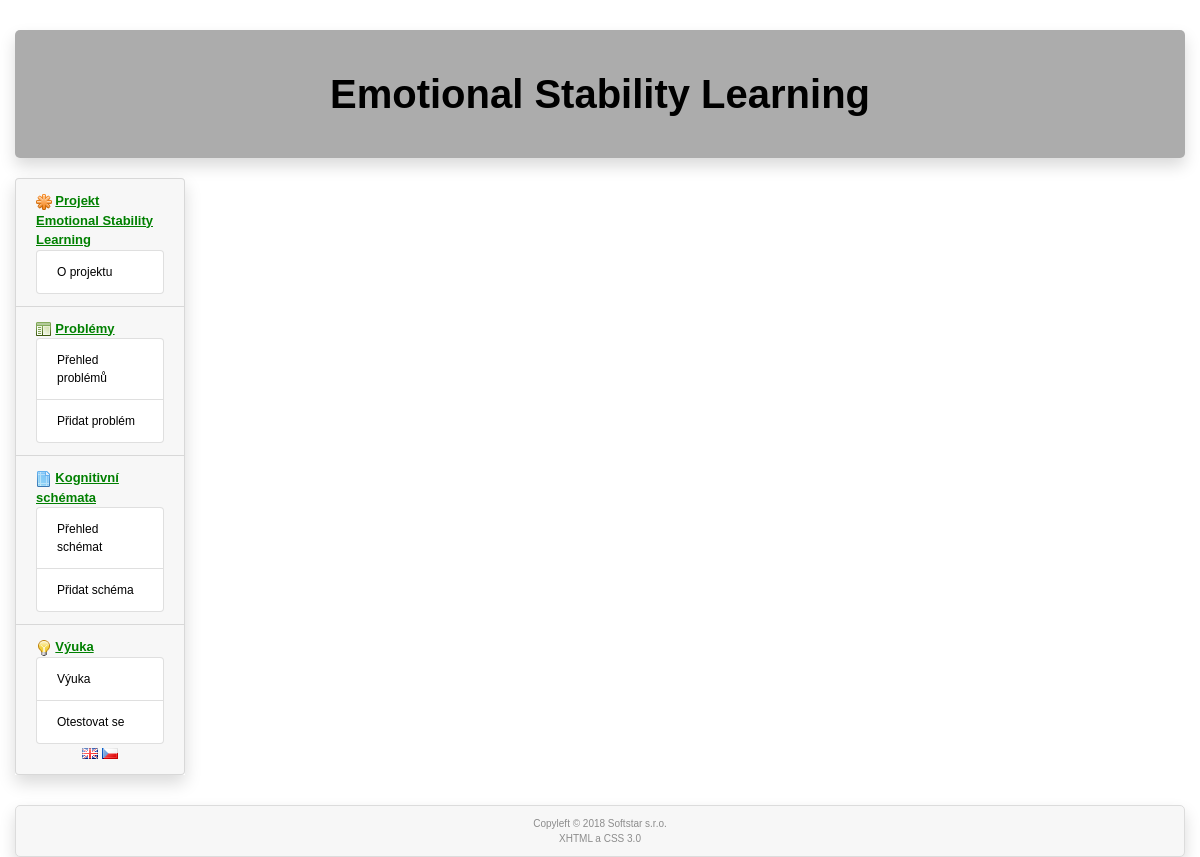
The page /cs/answer-new/1 on the database as committed earlier.
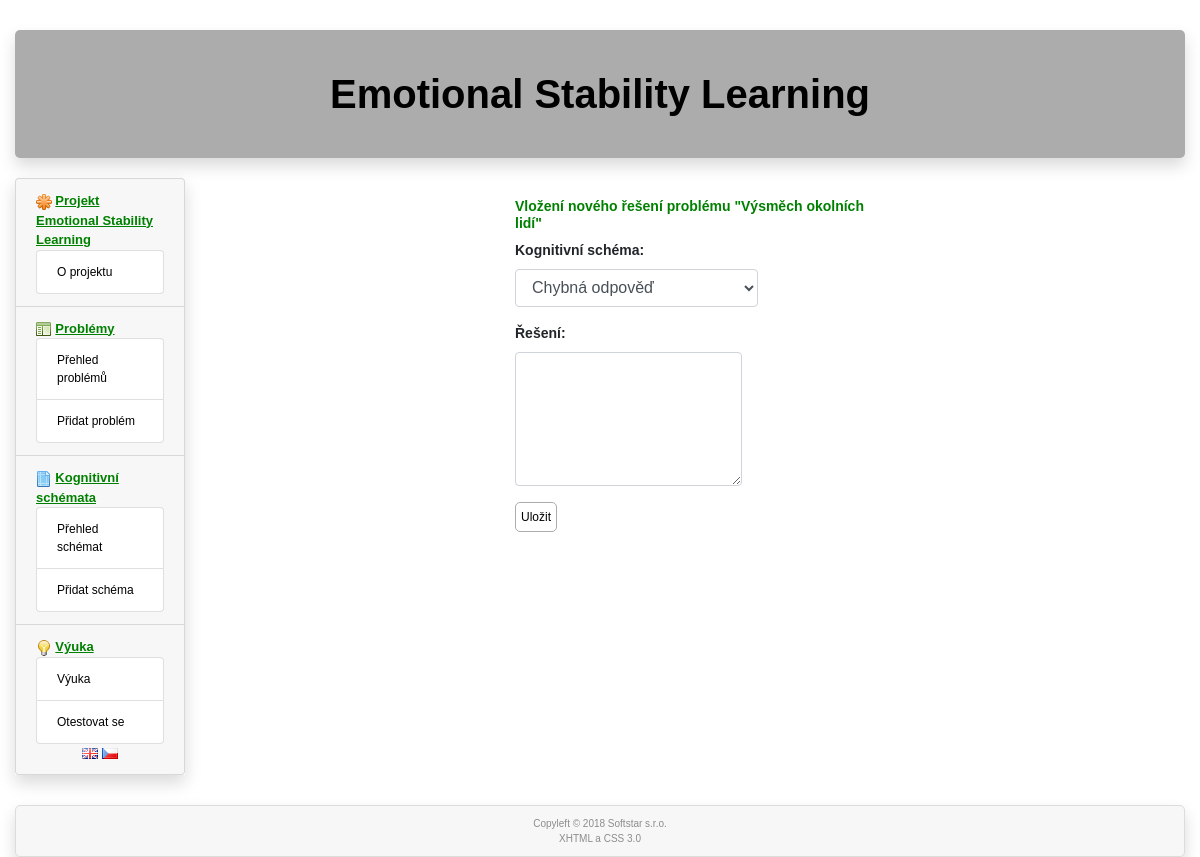
The same page on the database as committed later.
### tables this page shows
CREATE TABLE `problem` (
  `id` int(11) NOT NULL,
  `id_lang` int(11) NOT NULL,
  `name` varchar(60) NOT NULL,
  `description` text,
  `deleted` int(1) NOT NULL DEFAULT '0'
);

### www/administrator/includes/index.php (called while the page is built, shortened)
<?php
  $uri = array($_SERVER['REQUEST_URI']);
  $tmp = preg_split("/\//", $uri[0]);
  $lang = $tmp[1];
  $router = RouterController::getInstance();
  $router->ctrMain(array($_SERVER['REQUEST_URI']));
  $router->showView();
?>

### www/administrator/includes/controllers/AnswerNewController.php (called while the page is built, shortened)
<?php
class AnswerNewController extends Controller
{
  public function ctrMain($parameters)
  {
    $problemModel = new ProblemModel();
    $cschemaModel = new CSchemaModel();
    $idp = array_shift($parameters);
    $problem = $problemModel->selectById(htmlspecialchars($idp, ENT_QUOTES));
    $cschemas = $cschemaModel->selectAll();
  }
}
?>

### www/administrator/models/DbModel.php (called while the page is built, shortened)
<?php
  class DbModel extends cdb
  {
    static private $instance = null;
    static function getInstance()
    {
      if (self::$instance == null)
      {
        self::$instance = new DbModel();
      }
      return self::$instance;
    }
    function selectOne($table, array $keys)
    {
      $query = "select * from $table where";
      $i = 0;
      foreach($keys as $name => $value)
      {
        if ($i)
        {
          $query .= " and $name=$value";
        }
        else
        {
          $query .= " $name=$value";
          $i = 1;
        }
      }
      $query .= ";";
      if (!$this->query($query))
      {
        RouterController::getInstance()->setError("DbModel::selectOne():".$this->get_error().'<br /><br />'.$query.'<br />');
      }
      $arr = $this->get_array();
      return $arr;
    }
    function selectArray(array $tables, array $collums, array $keys, $order = '')
    {
      $query = "select ";
      $i = 0;
      foreach($collums as $collum)
      {
        if ($i)
        {
          $query .= ", $collum";
        }
        else
        {
          $query .= "$collum";
          $i = 1;
        }
      }
      $query .= " from ";
      $i = 0;
      foreach($tables as $table)
      {
        if ($i)
        {
          $query .= ", $table";
        }
        else
        {
          $query .= "$table";
          $i = 1;
        }
      }
      if (!empty($keys))
      {
        $query .= " where";
        $i = 0;
        foreach($keys as $name => $value)
        {
          if ($i)
          {
            $query .= " and $name=$value";
          }
          else
          {
            $query .= " $name=$value";
            $i = 1;
          }
        }
      }
      if ($order != '') {
        $query .= " order by $order;";
      }
      else
      {
        $query .= ';';
      }
      if (!$this->query($query))
      {
        RouterController::getInstance()->setError('DbModel::selectArray():'.$this->get_error().'<br /><br />'.$query.'<br />');
      }
      else
      {
        $i = 0;
        while ($item=$this->get_array())
        {
          if (!empty($item))
          {
            $arr[$i] = $item;
            $i++;
          }
        }
      }
      return $arr;
    }
  }
?>

### www/administrator/models/ProblemModel.php (called while the page is built, shortened)
<?php
class ProblemModel
{
    public function selectById($id)
  {
    $db = DbModel::getInstance();
    $problem = $db->selectOne('problem', array ('id' => $id));
    return $problem;
  }
}
?>

### www/administrator/models/cdb.php (called while the page is built, shortened)
<?php
class cdb {
  private $data, $querystring, $error, $conn;
  public $server, $user, $password, $db_name;
  function __construct()
  {
    require("./administrator/cfg/sql.php");
    $this->conn = null;
  }
  function connect() {
    $options=array(
      PDO::ATTR_ERRMODE => PDO::ERRMODE_EXCEPTION,
      PDO::MYSQL_ATTR_INIT_COMMAND => "SET NAMES utf8"
      );
    try {
            $this->conn = @new PDO("mysql:host=".$this->server.";dbname=".$this->db_name, $this->user, $this->password, $options);
    } catch (PDOException $e) {
        $error = 'DB connection failed: ' . $e->getMessage();
    }
    return(1);
  }
  function query($dotaz) {
    $error = '';
    try {
      $this->data=$this->conn->prepare($dotaz);
    } catch (PDOException $e) {
      $error = 'Preparation of query failed: ' . $e->getMessage();
      $this->data=null;
    }
    $result2 = 0;
    if ($error == '')
    {
      try {
          $result2 = $this->data->execute();
      } catch (PDOException $e) {
          $error = 'Execution of query failed: ' . $e->getMessage();
          $this->data=null;
      }
    }
    else
    {
      $this->error = $error;
      $result2 = false;
    }
    if ($result2) { return 1; }
    else  {return 0;}
  }
  function get_array() {
    $arr = array();
    if ($this->data) $arr = $this->data->fetch(PDO::FETCH_ASSOC);
    if (!empty($arr)) {return ($arr); }
    else { return 0; }
  }
};
?>

### www/administrator/cfg/sql.php (called while the page is built)
<?php
  $this->server='localhost';
  $this->user='emotions';
  $this->password='3M0710n5@#';
  $this->db_name='emotions';
?>

### www/administrator/includes/controllers/RouterController.php (called while the page is built, shortened)
<?php
class RouterController extends Controller
{
  protected $controller;
  private function camelNotation($text)
  {
    $sentence = str_replace('-', ' ', $text);
    $sentence = ucwords($sentence);
    $sentence = str_replace(' ', '', $sentence);
    return $sentence;
  }
  private function parseURL($url)
  {
    $parsedURL = parse_url($url);
    $parsedURL["path"] = ltrim($parsedURL["path"], "/");
    $parsedURL["path"] = trim($parsedURL["path"]);
    $divPath = explode("/", $parsedURL["path"]);
    return $divPath;
  }
  public function ctrMain($parameters)
  {
      $parsedURL = $this->parseURL($parameters[0]);
      global $expressions, $lang;
      $tmp = array_shift($parsedURL);
    if (empty($parsedURL[0]))
    {
      $this->controller = new HomePageController();
    }
    else
    {
      $view = array_shift($parsedURL);
      $controllerClass = $this->camelNotation($view) . 'Controller';
      if (file_exists('./administrator/includes/controllers/' . $controllerClass . '.php'))
      {
        if ($view == 'error')
        {
          $this->controller = new $controllerClass('');
        }
        else
        {
          $this->controller = new $controllerClass;
        }
      }
      else
      {
        $this->controller= new ErrorController($expressions['Error 404: page not found']);
      }
    }
    $this->controller->ctrMain($parsedURL);
  }
}
?>

### www/administrator/models/CSchemaModel.php (called while the page is built, shortened)
<?php
class CSchemaModel
{
    public function selectAll()
    {
        global $lang;
        $db = DbModel::getInstance();
        $langModel = new LanguagesModel();
        $language = $langModel->selectByTextId("'".htmlspecialchars($lang, ENT_QUOTES)."'");
        $cog_schemas = $db->selectArray(array ('cog_schema'), array ('*'), array ('id_lang' => $language['id']), 'id asc');
        return $cog_schemas;
    }
}
?>

### www/administrator/models/LanguagesModel.php (called while the page is built, shortened)
<?php
class LanguagesModel
{
  public function selectByTextId($id)
  {
      $db = DbModel::getInstance();
      $language = $db->selectOne('languages', array ('text_id' => $id));
      return $language;
  }
}
?>

### www/administrator/includes/views/answerNew.phtml (the view, shortened to what the changed rows need)
<?php global $expressions, $lang; ?>
        <div class="col-sm-3"></div>
        <div class="col-sm-4">
        <h4><?=$expressions['Add new solution of the problem']?> "<?php echo($problem['name']); ?>"</h4>
          <form method="post" action="http://<?= $this->siteName."/$lang" ?>/answer-add">
            <div class="form-group">
              <label for="idcs"><?=$expressions['Cognitive schema']?>:</label>
              <select class="form-control" id="idcs" name="idcs">
              <?php
                foreach($cschemas as $cschema)
                {
                  echo("                  <option value=\"".$cschema['id']."\" >".$cschema['name']."</option>\n");
                }
              ?>
            </select>
            </div>
            <div class="form-group">
              <label for="name"><?=$expressions['Solution']?>:</label>
              <textarea class="form-control" rows="5" id="name" name="name"></textarea>
            </div>
            <button type="submit" name="answers" value="Save"><?=$expressions['Save']?></button>
          </form>
        </div>
        <div class="col-sm-3"></div>

Rows that differ between the two databases and show on the page:
now on this page (row edited): problem: name "Výsměch okolních lidí"
Other text that changed with them:
$expressions['Add new solution of the problem']: (not shown) → "Vložení nového řešení problému"
$expressions['Cognitive schema']: (not shown) → "Kognitivní schéma"
form field idcs: (not shown) → "Chybná odpověď"
$expressions['Solution']: (not shown) → "Řešení"
$expressions['Save']: (not shown) → "Uložit"
